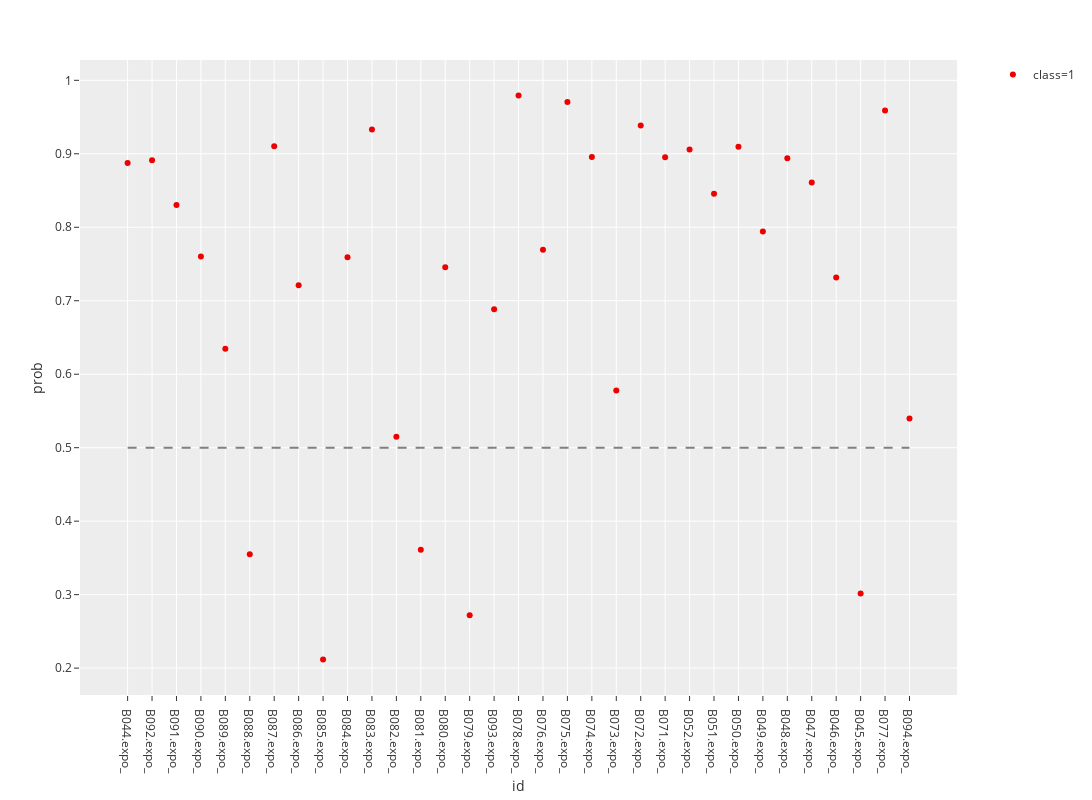

This figure's notebook cell:
### Code cell
lung_cancer_new = pd.read_excel('C:/Users/pc/OneDrive/PLTTECH/Project/20191205_lung_cancer/rawdata/test_lung_cancer_new.xlsx').loc[:, selected_columns]
lung_cancer_new.iloc[:, 1:-1] = lung_cancer_new.iloc[:, 1:-1].multiply(100)
lung_cancer_new_df = lungCancerPrediction(lung_cancer_new, 'lung_cancer_new')

### Figure 1 — Plotly figure (JSON) as saved in the notebook; plotly's stock layout.template omitted (floating-point values rounded to 4 significant figures)
{"data": [{"hoverlabel": {"namelength": 0}, "hovertemplate": "class=1<br>id=%{x}<br>prob=%{y}", "legendgroup": "class=1", "marker": {"color": "#EE0000", "symbol": "circle"}, "mode": "markers", "name": "class=1", "showlegend": true, "type": "scatter", "x": ["B044.expo_", "B092.expo_", "B091.expo_", "B090.expo_", "B089.expo_", "B088.expo_", "B087.expo_", "B086.expo_", "B085.expo_", "B084.expo_", "B083.expo_", "B082.expo_", "B081.expo_", "B080.expo_", "B079.expo_", "B093.expo_", "B078.expo_", "B076.expo_", "B075.expo_", "B074.expo_", "B073.expo_", "B072.expo_", "B071.expo_", "B052.expo_", "B051.expo_", "B050.expo_", "B049.expo_", "B048.expo_", "B047.expo_", "B046.expo_", "B045.expo_", "B077.expo_", "B094.expo_"], "xaxis": "x", "y": [0.8876, 0.8912, 0.8304, 0.7602, 0.6346, 0.355, 0.9102, 0.721, 0.2117, 0.7593, 0.9331, 0.5148, 0.3611, 0.7457, 0.2721, 0.6886, 0.9793, 0.7694, 0.9705, 0.8956, 0.578, 0.9386, 0.8954, 0.906, 0.8457, 0.9096, 0.7942, 0.8938, 0.8611, 0.7317, 0.3014, 0.959, 0.5399], "yaxis": "y"}, {"line": {"color": "grey", "dash": "dash"}, "mode": "lines", "showlegend": false, "type": "scatter", "x": ["B044.expo_", "B094.expo_"], "y": [0.5, 0.5]}], "layout": {"height": 800, "legend": {"tracegroupgap": 0}, "margin": {"t": 60}, "width": 1200, "xaxis": {"anchor": "y", "domain": [0, 0.98], "title": {"text": "id"}}, "yaxis": {"anchor": "x", "domain": [0, 1], "title": {"text": "prob"}}}}
